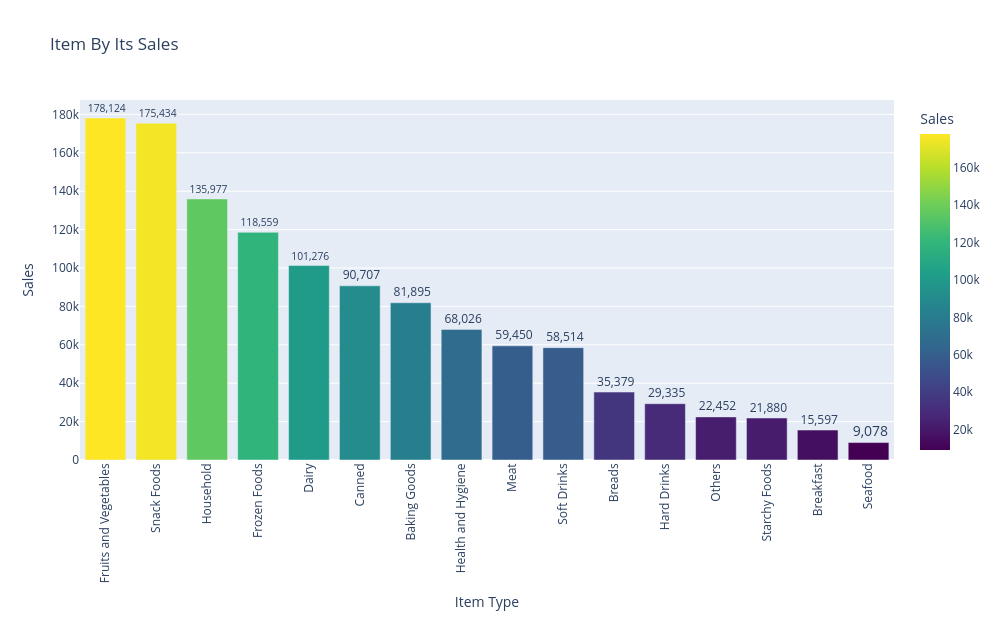

Notebook code for this chart:
### Code cell
fig=px.bar(
    group,
    x='Item Type',
    y='Sales',
    title='Item By Its Sales',
    text='Sales',
    color='Sales',
     color_continuous_scale=px.colors.sequential.Viridis)
fig.update_traces(
     texttemplate=' %{y:,.0f}',
    textposition='outside',
    textfont_size=14)
fig.update_layout(
    width=1000,
    height=620,
    autosize=False,
    xaxis_tickangle=-90,
    xaxis={'categoryorder': 'total descending'}
)
fig.show()

### Figure 1 — Plotly figure (JSON) as saved in the notebook; plotly's stock layout.template omitted (floating-point values rounded to 4 significant figures)
{"data": [{"hovertemplate": "Item Type=%{x}<br>Sales=%{marker.color}<extra></extra>", "legendgroup": "", "marker": {"color": [178100.0, 175400.0, 136000.0, 118600.0, 101300.0, 90710.0, 81890.0, 68030.0, 59450.0, 58510.0, 35380.0, 29330.0, 22450.0, 21880.0, 15600.0, 9078.0], "coloraxis": "coloraxis", "pattern": {"shape": ""}}, "name": "", "orientation": "v", "showlegend": false, "text": [178100.0, 175400.0, 136000.0, 118600.0, 101300.0, 90710.0, 81890.0, 68030.0, 59450.0, 58510.0, 35380.0, 29330.0, 22450.0, 21880.0, 15600.0, 9078.0], "textfont": {"size": 14}, "textposition": "outside", "texttemplate": " %{y:,.0f}", "type": "bar", "x": ["Fruits and Vegetables", "Snack Foods", "Household", "Frozen Foods", "Dairy", "Canned", "Baking Goods", "Health and Hygiene", "Meat", "Soft Drinks", "Breads", "Hard Drinks", "Others", "Starchy Foods", "Breakfast", "Seafood"], "xaxis": "x", "y": [178100.0, 175400.0, 136000.0, 118600.0, 101300.0, 90710.0, 81890.0, 68030.0, 59450.0, 58510.0, 35380.0, 29330.0, 22450.0, 21880.0, 15600.0, 9078.0], "yaxis": "y"}], "layout": {"autosize": false, "barmode": "relative", "coloraxis": {"colorbar": {"title": {"text": "Sales"}}, "colorscale": [[0, "#440154"], [0.1111, "#482878"], [0.2222, "#3e4989"], [0.3333, "#31688e"], [0.4444, "#26828e"], [0.5556, "#1f9e89"], [0.6667, "#35b779"], [0.7778, "#6ece58"], [0.8889, "#b5de2b"], [1, "#fde725"]]}, "height": 620, "legend": {"tracegroupgap": 0}, "title": {"text": "Item By Its Sales"}, "width": 1000, "xaxis": {"anchor": "y", "categoryorder": "total descending", "domain": [0, 1], "tickangle": -90, "title": {"text": "Item Type"}}, "yaxis": {"anchor": "x", "domain": [0, 1], "title": {"text": "Sales"}}}}
